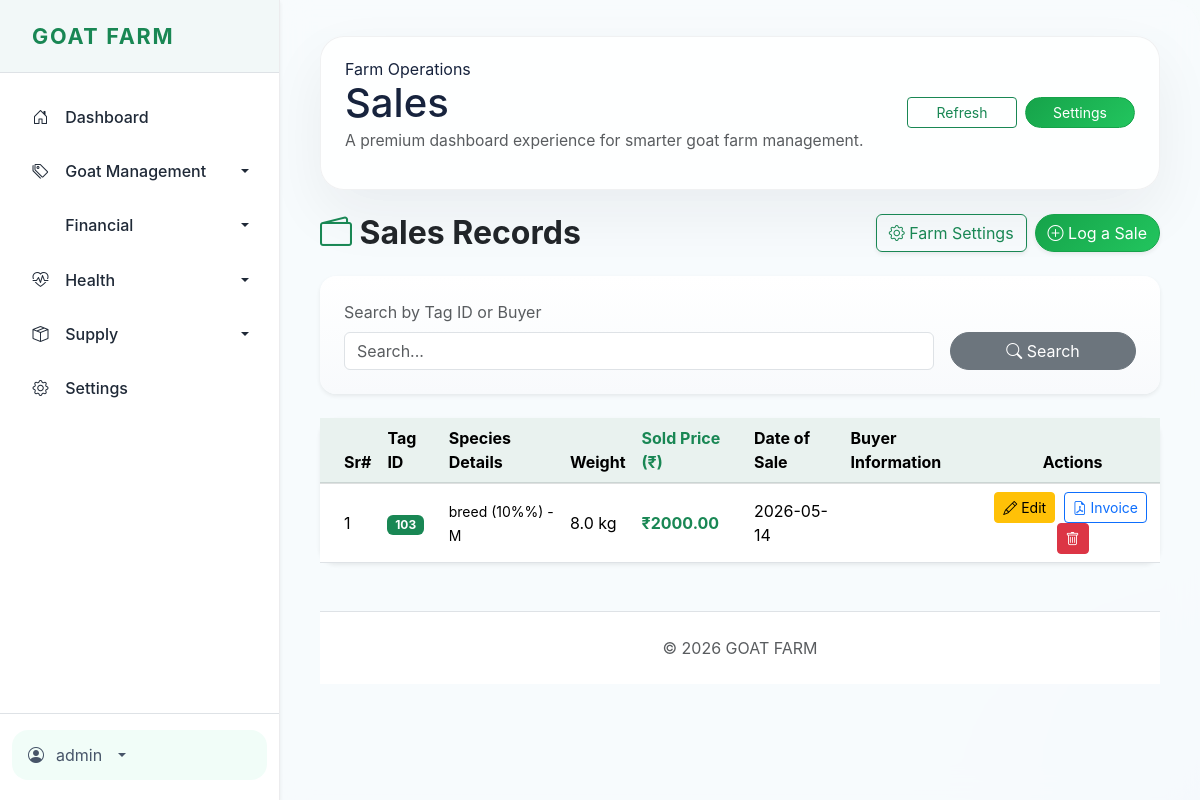
The app's page /sales (signed in), older data.
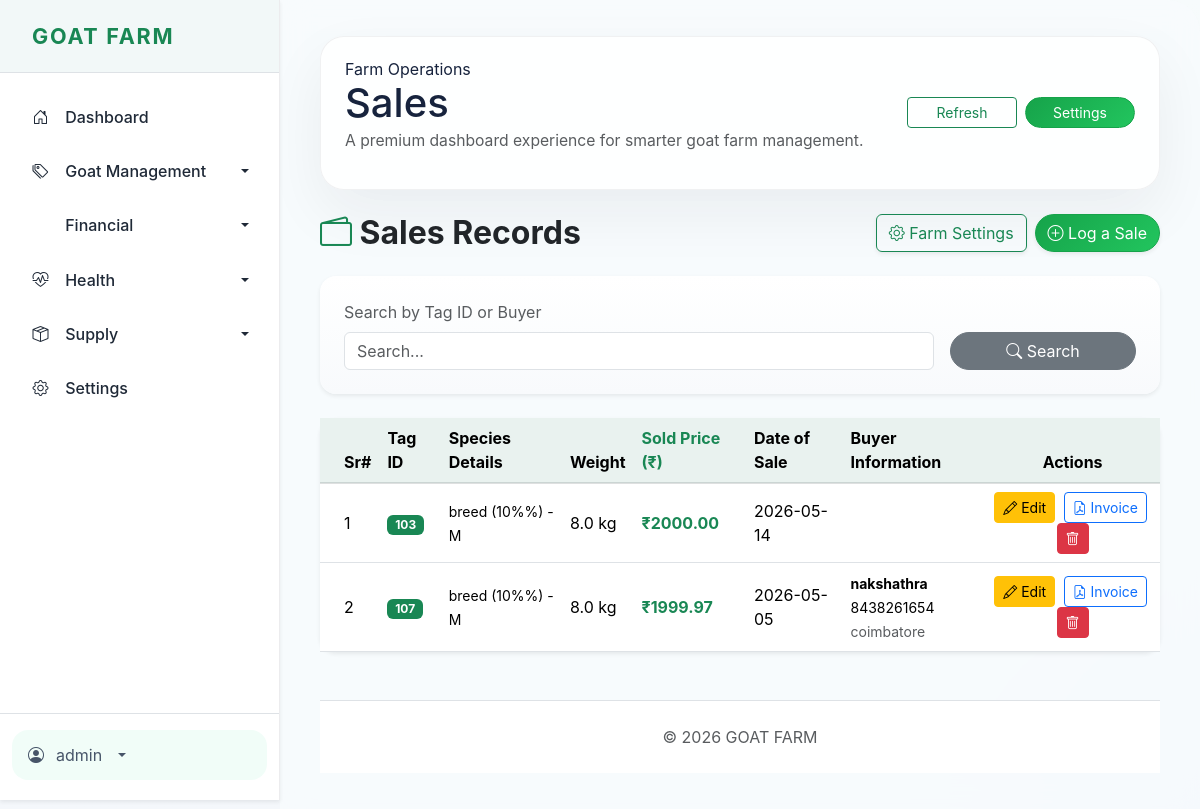
The same page, newer data.
### tables this page shows
CREATE TABLE sales_records (
                id INTEGER PRIMARY KEY AUTOINCREMENT,
                sr_no TEXT,
                tag_id TEXT NOT NULL,
                breed TEXT,
                breed_percent TEXT,
                gender TEXT,
                weight REAL,
                sold_price REAL,
                date_of_sale DATE,
                buyer_name TEXT,
                buyer_city TEXT,
                buyer_contact TEXT
            );

### app.py (the view)
@app.route('/sales')
def sales():
    db = get_db()
    tag_search = request.args.get('tag_id', '')
    if tag_search:
        records = db.execute('SELECT * FROM sales_records WHERE tag_id LIKE ? OR buyer_name LIKE ? ORDER BY date_of_sale DESC',
             (f"%{tag_search}%", f"%{tag_search}%")).fetchall()
    else:
        records = db.execute('SELECT * FROM sales_records ORDER BY date_of_sale DESC').fetchall()
    return render_template('sales.html', records=records)

### app.py (called while the page is built)
def get_db():
    conn = sqlite3.connect(DB_FILE)
    conn.row_factory = sqlite3.Row
    return conn

@app.before_request
def require_login():
    allowed_routes = ['login', 'static', 'register', 'verify_otp', 'goats', 'goat_detail']
    if request.endpoint not in allowed_routes and 'user_id' not in session:
        return redirect(url_for('login'))

### templates/sales.html
{% extends 'layout.html' %}
{% block content %}
<div class="d-flex justify-content-between align-items-center mb-4">
    <h2 class="fw-bold text-dark mb-0"><i class="bi bi-wallet2 text-success"></i> Sales Records</h2>
    <div class="d-flex gap-2">
        <a href="{{ url_for('farm_settings') }}" class="btn btn-outline-success shadow-sm" title="Configure Farm Details"><i class="bi bi-gear"></i> Farm Settings</a>
        <a href="{{ url_for('sales_add') }}" class="btn btn-success shadow-sm"><i class="bi bi-plus-circle"></i> Log a Sale</a>
    </div>
</div>
<div class="card border-0 shadow-sm rounded-4 mb-4">
    <div class="card-body p-4">
        <form method="GET" action="{{ url_for('sales') }}" class="row g-3 align-items-end">
            <div class="col-md-9">
                <label class="form-label text-muted">Search by Tag ID or Buyer</label>
                <input type="text" name="tag_id" class="form-control" value="{{ request.args.get('tag_id', '') }}" placeholder="Search...">
            </div>
            <div class="col-md-3">
                <button type="submit" class="btn btn-secondary w-100"><i class="bi bi-search"></i> Search</button>
            </div>
        </form>
    </div>
</div>
<div class="card border-0 shadow-sm rounded-4">
    <div class="card-body p-0">
        <div class="table-responsive">
            <table class="table table-hover align-middle mb-0">
                <thead class="table-light">
                    <tr>
                        <th class="ps-4">Sr#</th>
                        <th>Tag ID</th>
                        <th>Species Details</th>
                        <th>Weight</th>
                        <th class="text-success fw-bold">Sold Price (₹)</th>
                        <th>Date of Sale</th>
                        <th>Buyer Information</th>
                        <th class="text-center">Actions</th>
                    </tr>
                </thead>
                <tbody>
                    {% for r in records %}
                    <tr>
                        <td class="ps-4">{{ r.sr_no }}</td>
                        <td class="fw-bold"><span class="badge bg-success">{{ r.tag_id }}</span></td>
                        <td><small>{{ r.breed }} ({{ r.breed_percent }}%) - {{ r.gender }}</small></td>
                        <td>{{ r.weight }} kg</td>
                        <td class="text-success fw-bold">₹{{ "%.2f"|format(r.sold_price) }}</td>
                        <td>{{ r.date_of_sale }}</td>
                        <td><small><strong>{{ r.buyer_name }}</strong><br>{{ r.buyer_contact }}<br><span class="text-muted">{{ r.buyer_city }}</span></small></td>
                        <td class="text-center">
                            <a href="{{ url_for('sales_edit', id=r['id']) }}" class="btn btn-sm btn-warning me-1" title="Edit"><i class="bi bi-pencil"></i> Edit</a>
                            <a href="{{ url_for('generate_invoice', sales_id=r.id) }}" class="btn btn-sm btn-outline-primary me-1" title="View Invoice">
                                <i class="bi bi-file-earmark-pdf"></i> Invoice
                            </a>
                            <form method="POST" action="{{ url_for('sales_delete', id=r['id']) }}" style="display:inline;" onclick="return confirm('Delete this sale record?');">
                                <button type="submit" class="btn btn-sm btn-danger" title="Delete"><i class="bi bi-trash"></i></button>
                            </form>
                        </td>
                    </tr>
                    {% else %}
                    <tr>
                        <td colspan="8" class="text-center py-4 text-muted">No sales records found.</td>
                    </tr>
                    {% endfor %}
                </tbody>
            </table>
        </div>
    </div>
</div>
{% endblock %}

### templates/layout.html (shortened to what this page needs)
<!DOCTYPE html>
<html lang="en" data-bs-theme="light">
<head>
    <link href="https://cdn.jsdelivr.net/npm/bootstrap@5.3.3/dist/css/bootstrap.min.css" rel="stylesheet">
    <link rel="stylesheet" href="https://cdn.jsdelivr.net/npm/bootstrap-icons@1.11.3/font/bootstrap-icons.min.css">
    <link rel="stylesheet" href="{{ url_for('static', filename='css/style.css') }}">
</head>
<body>
{% if session.get('user_id') %}
<nav class="sidebar bg-white shadow-sm d-flex flex-column">
    <div class="sidebar-header border-bottom">
        <a class="navbar-brand fw-bold text-success d-flex align-items-center p-0" href="{{ url_for('dashboard') }}">
             <span class="ms-2">GOAT FARM</span>
        </a>
    </div>
    <div class="sidebar-menu flex-grow-1 overflow-y-auto">
        <ul class="nav flex-column">
            <li class="nav-item">
                <a class="nav-link {% if request.endpoint == 'dashboard' %}active{% endif %}" href="{{ url_for('dashboard') }}"><i class="bi bi-house-door"></i> <span>Dashboard</span></a>
            </li>
            <li class="nav-item">
                <a class="nav-link dropdown-toggle" href="#" id="goatsDropdown" role="button" data-bs-toggle="collapse" data-bs-target="#goatsCollapse" aria-expanded="false"><i class="bi bi-tags"></i> <span>Goat Management</span></a>
            </li>
            <li class="nav-item">
                <a class="nav-link dropdown-toggle" href="#" id="financialDropdown" role="button" data-bs-toggle="collapse" data-bs-target="#financialCollapse" aria-expanded="false"> <span>Financial</span></a>
            </li>
            <li class="nav-item">
                <a class="nav-link dropdown-toggle" href="#" id="healthDropdown" role="button" data-bs-toggle="collapse" data-bs-target="#healthCollapse" aria-expanded="false"><i class="bi bi-heart-pulse"></i> <span>Health</span></a>
            </li>
            <li class="nav-item">
                <a class="nav-link dropdown-toggle" href="#" id="supplyDropdown" role="button" data-bs-toggle="collapse" data-bs-target="#supplyCollapse" aria-expanded="false"><i class="bi bi-box-seam"></i> <span>Supply</span></a>
            </li>
            <li class="nav-item">
                <a class="nav-link {% if request.endpoint in ['farm_settings'] %}active{% endif %}" href="{{ url_for('farm_settings') }}"><i class="bi bi-gear"></i> <span>Settings</span></a>
            </li>
        </ul>
    </div>
    <div class="sidebar-footer border-top">
        <div class="dropdown">
            <a class="nav-link dropdown-toggle" href="#" id="userDropdown" role="button" data-bs-toggle="dropdown">
                <i class="bi bi-person-circle"></i> {{ session.get('username') }}
            </a>
        </div>
    </div>
</nav>
{% endif %}
<div class="main-wrapper">
    <div class="main-content">
        <div class="page-shell">
            <div class="page-topbar d-flex flex-column flex-md-row align-items-start align-items-md-center justify-content-between gap-3 mb-4">
                <div>
                    <span class="eyebrow">Farm Operations</span>
                    <h1 class="page-title mb-1">{{ request.endpoint|replace('_', ' ')|title if request.endpoint else 'Dashboard' }}</h1>
                    <p class="page-subtitle text-muted">A premium dashboard experience for smarter goat farm management.</p>
                </div>
                <div class="topbar-actions d-flex gap-2">
                    <a href="{{ url_for('dashboard') }}" class="btn btn-outline-success btn-sm">Refresh</a>
                    <a href="{{ url_for('farm_settings') }}" class="btn btn-success btn-sm">Settings</a>
                </div>
            </div>
        {% block content %}{% endblock %}
    </div>
    <footer class="footer mt-5 py-4 text-center text-muted border-top bg-white">
        <div class="container-fluid">
            &copy; 2026 GOAT FARM
        </div>
    </footer>
</div>
</body>
</html>

### static/css/style.css (style rules this page uses)
body { font-family: -apple-system, BlinkMacSystemFont, 'SF Pro Text', 'SF Pro Icons', 'Segoe UI', Roboto, 'Helvetica Neue', Arial, sans-serif; color: #17233d; background: radial-gradient(circle at top left, rgba(16, 185, 129, 0.12), transparent 18%), radial-gradient(circle at bottom right, rgba(59, 130, 246, 0.10), transparent 18%), linear-gradient(180deg, #f7fbfc 0%, #effaf7 48%, #f4f7fb 100%); margin: 0; padding: 0; min-height: 100vh; }
.sidebar { width: 280px; min-height: 100vh; height: 100vh; position: fixed; left: 0; top: 0; bottom: 0; z-index: 1000; border-right: 1px solid rgba(15, 23, 42, 0.08); background: rgba(255, 255, 255, 0.95); box-shadow: 0 30px 80px rgba(15, 23, 42, 0.08); overflow: hidden; display: flex; flex-direction: column; }
.sidebar-header { border-bottom: 1px solid rgba(15, 23, 42, 0.06); flex-shrink: 0; background: rgba(15, 118, 110, 0.05); padding: 1.25rem 1.5rem; }
.sidebar-header .navbar-brand { letter-spacing: 0.08em; font-size: 1.35rem; margin: 0; color: #0f766e; }
.sidebar-menu { overflow-y: auto; flex: 1 1 auto; padding: 1rem 0.75rem 0.75rem; }
.sidebar-menu .nav-link { color: #1f2937; padding: 0.95rem 1.1rem; border-radius: 18px; transition: all 0.28s ease; display: flex; align-items: center; gap: 0.85rem; text-decoration: none; position: relative; overflow: hidden; font-weight: 500; }
.sidebar-menu .nav-link::before { content: ''; position: absolute; left: -110%; top: 0; width: 100%; height: 100%; background: linear-gradient(90deg, transparent 0%, rgba(16, 185, 129, 0.12) 50%, transparent 100%); transition: left 0.4s ease; z-index: 0; }
.sidebar-menu .nav-link i { width: 22px; text-align: center; flex-shrink: 0; transition: transform 0.3s ease; position: relative; z-index: 1; }
.sidebar-menu .nav-link span { position: relative; z-index: 1; }
.sidebar-menu .dropdown-toggle::after { margin-left: auto; }
.sidebar-footer { border-top: 1px solid rgba(15, 23, 42, 0.06); flex-shrink: 0; padding: 1rem 0.75rem 1.25rem; margin-top: auto; }
.sidebar-footer .nav-link { color: #475569; padding: 0.8rem 1rem; border-radius: 16px; transition: all 0.25s ease; display: flex; align-items: center; gap: 0.75rem; text-decoration: none; background: rgba(236, 253, 245, 0.7); }
.main-wrapper { margin-left: 280px; min-height: 100vh; display: flex; flex-direction: column; overflow: hidden; }
.main-content { flex: 1; padding: 2.25rem 2.5rem; overflow-y: auto; background: rgba(248, 251, 253, 0.9); backdrop-filter: blur(14px); border-radius: 0 32px 0 0; }
.page-shell { max-width: 1340px; margin: 0 auto; }
.page-topbar { padding: 1.25rem 1.5rem; background: rgba(255, 255, 255, 0.88); border: 1px solid rgba(15, 23, 42, 0.06); border-radius: 24px; box-shadow: 0 24px 60px rgba(15, 23, 42, 0.06); }
.page-title { line-height: 1.1; }
.page-subtitle { font-size: 0.98rem; color: #475569; max-width: 700px; }
.topbar-actions .btn { min-width: 110px; }
.btn-primary, .btn-success, .btn-secondary { border-radius: 40px; transition: all 0.25s ease; }
.btn-success { background: linear-gradient(135deg, #16a34a 0%, #22c55e 100%); border-color: #16a34a; }
.card { transition: transform 0.3s ease, box-shadow 0.3s ease, border-color 0.3s ease; border: none; background: linear-gradient(180deg, #ffffff 0%, #f8fafc 100%); border-radius: 28px; }
.table thead th { background: #f4fbf8; border-bottom: 2px solid rgba(15, 23, 42, 0.08); }
.footer { flex-shrink: 0; margin-top: auto; }
.card { transition: transform 0.25s ease, box-shadow 0.25s ease; border: none; background: linear-gradient(180deg, #ffffff 0%, #f8fafc 100%); }
.btn-primary, .btn-success, .btn-secondary { border-radius: 40px; transition: all 0.3s ease; }
.table thead th { background: #e9f2ef; border-bottom: 2px solid rgba(39, 52, 51, 0.15); }

Row changes from the older to the newer data that the page shows:
added sales_records: sr_no "2", tag_id "107", breed "breed", breed_percent "10%", gender "M", weight "8.0", sold_price "1999.97", date_of_sale "2026-05-05", buyer_name "nakshathra", buyer_contact "8438261654", buyer_city "coimbatore"
